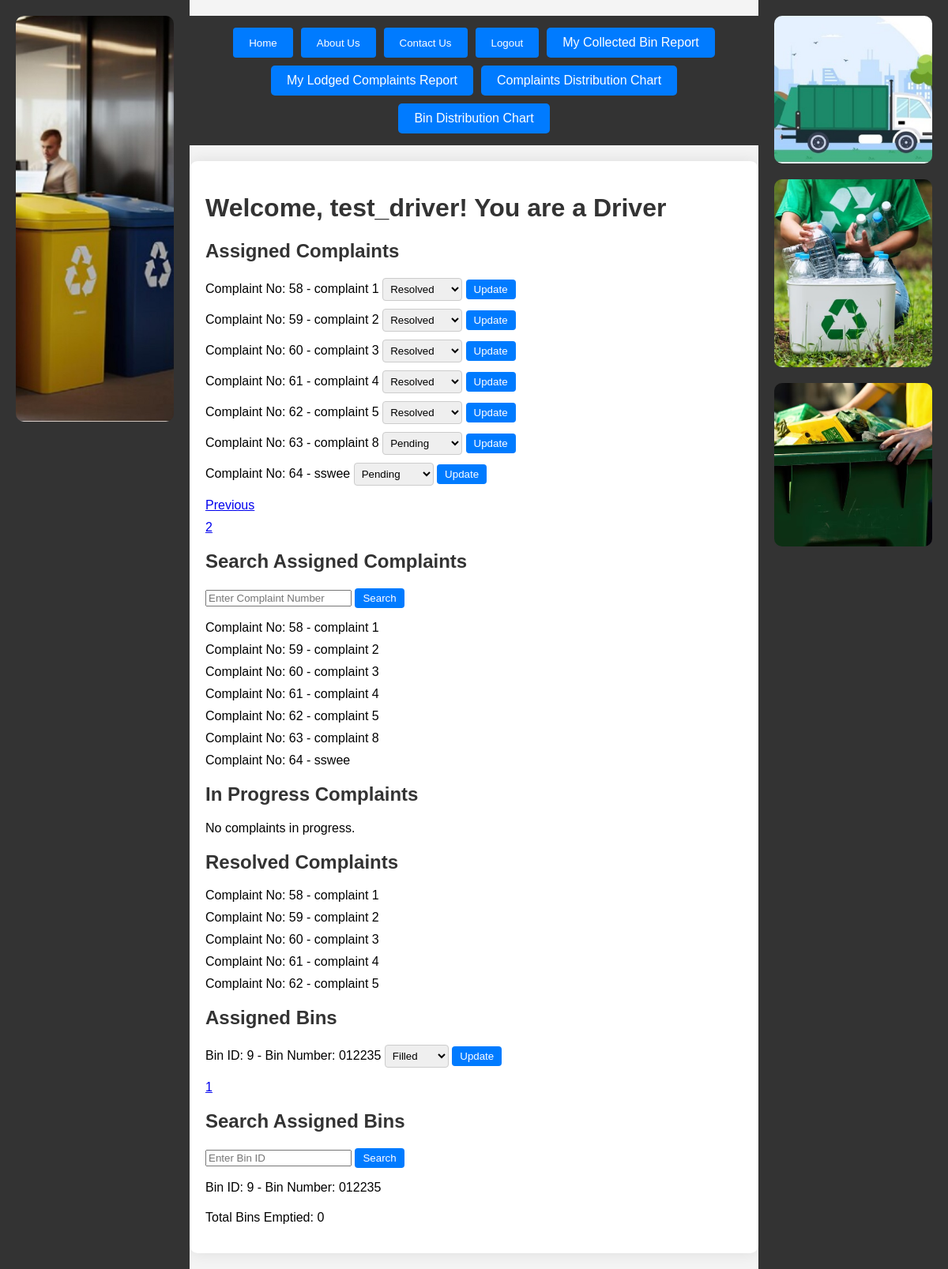
Page /driver-dashboard/?complaint_page=2 (signed in) on the committed database.
### bincol_pro/models.py (models this page shows, shortened)
class Complaint(models.Model):
    STATUS_CHOICES = (
        ('Pending', 'Pending'),
        ('Resolved', 'Resolved'),
        ('Rejected', 'Rejected'),
        ('In Progress', 'In Progress'),
    )
    user = models.ForeignKey(User, on_delete=models.CASCADE)
    number = models.AutoField(primary_key=True)
    subject = models.CharField(max_length=100)
    description = models.TextField()
    status = models.CharField(max_length=20, choices=STATUS_CHOICES, default='Pending')
    assigned_to = models.ForeignKey(User, related_name='assigned_complaints', on_delete=models.SET_NULL, blank=True, null=True)
    created_at = models.DateTimeField(auto_now_add=True)

class Bin(models.Model):
    LOCATION_CHOICES = (
        ('NSW', 'New South Wales'),
        ('VIC', 'Victoria'),
        ('QLD', 'Queensland'),
    )
    CAPACITY_CHOICES = (
        (100, '100 litres'),
        (200, '200 litres'),
        (300, '300 litres'),
    )
    STATUS_CHOICES = (
        ('Emptied', 'Emptied'),
        ('Filled', 'Filled'),
    )
    bin_number = models.CharField(max_length=100, unique=True)
    location = models.CharField(max_length=3, choices=LOCATION_CHOICES)
    capacity = models.IntegerField(choices=CAPACITY_CHOICES)
    status = models.CharField(max_length=20, choices=STATUS_CHOICES, default='Filled')
    assigned_driver = models.ForeignKey(User, null=True, blank=True, on_delete=models.SET_NULL)
    created_at = models.DateTimeField(default=timezone.now)

### bincol_pro/views.py (the view, shortened to what this page needs)
# urls.py: path('driver-dashboard/', views.driver_dashboard, name='driver_dashboard'),
@login_required
def driver_dashboard(request):
    if request.user.groups.filter(name='Drivers').exists():
        assigned_complaints = Complaint.objects.filter(assigned_to=request.user)
        in_progress_complaints = Complaint.objects.filter(status='In Progress', assigned_to=request.user)
        resolved_complaints = Complaint.objects.filter(status='Resolved', assigned_to=request.user)
        new_complaints = Complaint.objects.filter(status='Pending', assigned_to=request.user)
        assigned_bins = Bin.objects.filter(assigned_driver=request.user)
        total_bins_emptied = Bin.objects.filter(assigned_driver=request.user, status='Emptied').count()
        bin_page_number = request.GET.get('bin_page')
        bin_paginator = Paginator(assigned_bins, 5)  # Show 5 bins per page
        assigned_bins_page = bin_paginator.get_page(bin_page_number)
        complaint_page_number = request.GET.get('complaint_page')
        complaint_paginator = Paginator(assigned_complaints, 5)  # Show 5 complaints per page
        assigned_complaints_page = complaint_paginator.get_page(complaint_page_number)
        bin_id_query = request.GET.get('bin_id')
        complaint_number_query = request.GET.get('complaint_number')
        if bin_id_query:
            assigned_bins = assigned_bins.filter(bin_number__icontains=bin_id_query)
        if complaint_number_query:
            assigned_complaints = assigned_complaints.filter(number=complaint_number_query)
        return render(request, 'driver_dashboard.html', {
            'assigned_complaints_page': assigned_complaints_page,
            'new_complaints': new_complaints,
            'assigned_complaints': assigned_complaints,
            'in_progress_complaints': in_progress_complaints,
            'resolved_complaints': resolved_complaints,
            'assigned_bins_page': assigned_bins_page,
            'assigned_bins': assigned_bins,
            'total_bins_emptied': total_bins_emptied,
            'username': request.user.username,
            'updated_bin_status': new_bin_status if 'new_status' in locals() else None,
            'updated_complaint_status': new_complaint_status if 'new_status' in locals() else None
        })
    else:
        messages.error(request, "Access Denied: You are not authorized as a driver")
        return redirect('dashboard')  # Redirect to home or any other page

### bincol_pro/templates/driver_dashboard.html (shortened to what this page needs)
<!DOCTYPE html>
<html lang="en">
<head>
</head>
<body>
    <div class="sidebar left-sidebar">
        <img src="/static/driver_sidebar.jpg" alt="Sidebar Image">
    </div>
    <div class="content">
        <div class="nav-buttons">
            <button onclick="location.href='{% url 'home' %}'">Home</button>
            <button onclick="location.href='/about-us/'">About Us</button>
            <button onclick="location.href='/contact-us/'">Contact Us</button>
            <button onclick="location.href='{% url 'log_out' %}'">Logout</button>
            <a href="{% url 'bin_report' %}" class="report-button">My Collected Bin Report</a>
            <a href="{% url 'lodged_complaint_report' %}" class="report-button">My Lodged Complaints Report</a>
            <a href="{% url 'driver_complaint_chart' %}" class="report-button">Complaints Distribution Chart</a>
            <a href="{% url 'driver_bin_chart' %}" class="report-button">Bin Distribution Chart</a>
        </div>
        <div class="container">
            <h1>Welcome, {{ username }}! You are a Driver</h1>
            <div class="section">
                <h2>Assigned Complaints</h2>
                {% if assigned_complaints %}
                <ul>
                    {% for complaint in assigned_complaints %}
                    <li>
                        Complaint No: {{ complaint.number }} - {{ complaint.subject }}
                        <form method="post">
                            <select name="new_status">
                                <option value="Pending" {% if complaint.status == 'Pending' %} selected {% endif %}>Pending</option>
                                <option value="Resolved" {% if complaint.status == 'Resolved' %} selected {% endif %}>Resolved</option>
                            </select>
                            <button type="submit">Update</button>
                        </form>
                    </li>
                    {% endfor %}
                </ul>
                <nav aria-label="Complaint Navigation">
                    <ul class="pagination">
                        {% if assigned_complaints_page.has_previous %}
                        <li class="page-item"><a class="page-link" href="?complaint_page={{ assigned_complaints_page.previous_page_number }}">Previous</a></li>
                        {% endif %}
                        <li class="page-item active"><a class="page-link" href="?complaint_page={{ assigned_complaints_page.number }}">{{ assigned_complaints_page.number }}</a></li>
                    </ul>
                </nav>
                <div class="section">
                    <h2>Search Assigned Complaints</h2>
                    <form method="GET">
                        <input type="text" name="complaint_number" placeholder="Enter Complaint Number">
                        <button type="submit">Search</button>
                    </form>
                    {% if assigned_complaints %}
                    <ul>
                        {% for complaint in assigned_complaints %}
                        <li>Complaint No: {{ complaint.number }} - {{ complaint.subject }}</li>
                        {% endfor %}
                    </ul>
                    {% else %}
                    <p>No assigned complaints found.</p>
                    {% endif %}
                </div>
                {% else %}
                <p>No assigned complaints.</p>
                {% endif %}
            </div>
            <div class="section">
                <h2>In Progress Complaints</h2>
                {% if in_progress_complaints %}
                <ul>
                    {% for complaint in in_progress_complaints %}
                    <li>Complaint No: {{ complaint.number }} - {{ complaint.subject }}</li>
                    {% endfor %}
                </ul>
                {% else %}
                <p>No complaints in progress.</p>
                {% endif %}
            </div>
            <div class="section">
                <h2>Resolved Complaints</h2>
                {% if resolved_complaints %}
                <ul>
                    {% for complaint in resolved_complaints %}
                    <li>Complaint No: {{ complaint.number }} - {{ complaint.subject }}</li>
                    {% endfor %}
                </ul>
                {% else %}
                <p>No resolved complaints.</p>
                {% endif %}
            </div>
            <div class="section">
                <h2>Assigned Bins</h2>
                {% if assigned_bins %}
                <ul>
                    {% for bin in assigned_bins %}
                    <li>
                        Bin ID: {{ bin.id }} - Bin Number: {{ bin.bin_number }}
                        <form method="post">
                            <select name="new_status">
                                <option value="Filled" {% if bin.status == 'Filled' %} selected {% endif %}>Filled</option>
                            </select>
                            <button type="submit">Update</button>
                        </form>
                    </li>
                    {% endfor %}
                </ul>
                <nav aria-label="Bin Navigation">
                    <ul class="pagination">
                        {% for i in assigned_bins_page.paginator.page_range %}
                        <li class="page-item {% if assigned_bins_page.number == i %}active{% endif %}">
                            <a class="page-link" href="?bin_page={{ i }}">{{ i }}</a>
                        </li>
                        {% endfor %}
                    </ul>
                </nav>
                {% else %}
                <p>No assigned bins.</p>
                {% endif %}
                <div class="section">
                    <h2>Search Assigned Bins</h2>
                    <form method="GET">
                        <input type="text" name="bin_id" placeholder="Enter Bin ID">
                        <button type="submit">Search</button>
                    </form>
                    {% if assigned_bins %}
                    <ul>
                        {% for bin in assigned_bins %}
                        <li>Bin ID: {{ bin.id }} - Bin Number: {{ bin.bin_number }}</li>
                        {% endfor %}
                    </ul>
                    {% else %}
                    <p>No assigned bins found.</p>
                    {% endif %}
                </div>
            </div>
            <p>Total Bins Emptied: {{ total_bins_emptied }}</p>
        </div>
    </div>
    <div class="sidebar right-sidebar">
        <img src="/static/dd1.jpg" alt="Bin Image 1">
        <img src="/static/dd2.jpg" alt="Bin Image 2">
        <img src="/static/dd3.jpg" alt="Bin Image 3">
    </div>
</body>
</html>

### bincol_pro/templates/driver_dashboard.html (style rules this page uses)
body { font-family: Arial, sans-serif; margin: 0; padding: 0; background-color: #f4f4f4; display: flex; }
h1, h2 { color: #333; }
ul { list-style-type: none; padding: 0; }
li { margin-bottom: 10px; }
form { display: inline; }
select { padding: 5px; border-radius: 4px; border: 1px solid #ccc; }
button { padding: 5px 10px; background-color: #007bff; color: #fff; border: none; border-radius: 4px; cursor: pointer; transition: background-color 0.3s ease; }
.container { max-width: 800px; margin: auto; background-color: #fff; border-radius: 10px; box-shadow: 0 0 20px rgba(0, 0, 0, 0.1); padding: 20px; margin-top: 20px; }
.section { margin-bottom: 20px; }
.report-button { text-decoration: none; background-color: #007bff; color: #fff; padding: 10px 20px; border-radius: 5px; display: inline-block; text-align: center; margin: 5px; }
.nav-buttons { display: flex; justify-content: center; flex-wrap: wrap; background-color: #333; padding: 10px; }
.nav-buttons button { margin: 5px; background-color: #007bff; color: #fff; border: none; border-radius: 4px; cursor: pointer; padding: 10px 20px; transition: background-color 0.3s ease; }
.sidebar { position: fixed; top: 0; width: 200px; height: 100%; background-color: #333; padding: 20px; color: #fff; display: flex; flex-direction: column; justify-content: flex-start; }
.sidebar img { width: 100%; margin-bottom: 20px; border-radius: 10px; }
.left-sidebar { left: 0; }
.right-sidebar { right: 0; }
.content { flex: 1; margin-left: 220px; margin-right: 220px; padding: 20px; }

### rows in the picture
Complaint: number "58", subject "complaint 1", new_status "Resolved"
Complaint: number "59", subject "complaint 2", new_status "Resolved"
Complaint: number "60", subject "complaint 3", new_status "Resolved"
Complaint: number "61", subject "complaint 4", new_status "Resolved"
Complaint: number "62", subject "complaint 5", new_status "Resolved"
Complaint: number "63", subject "complaint 8", new_status "Pending"
Complaint: number "64", subject "sswee", new_status "Pending"
Bin: id "9", bin_number "012235", new_status "Filled"

### other values in the picture
{{ username }} "test_driver"
{{ assigned_complaints_page.number }} "2"
{{ i }} "1"
{{ total_bins_emptied }} "0"
